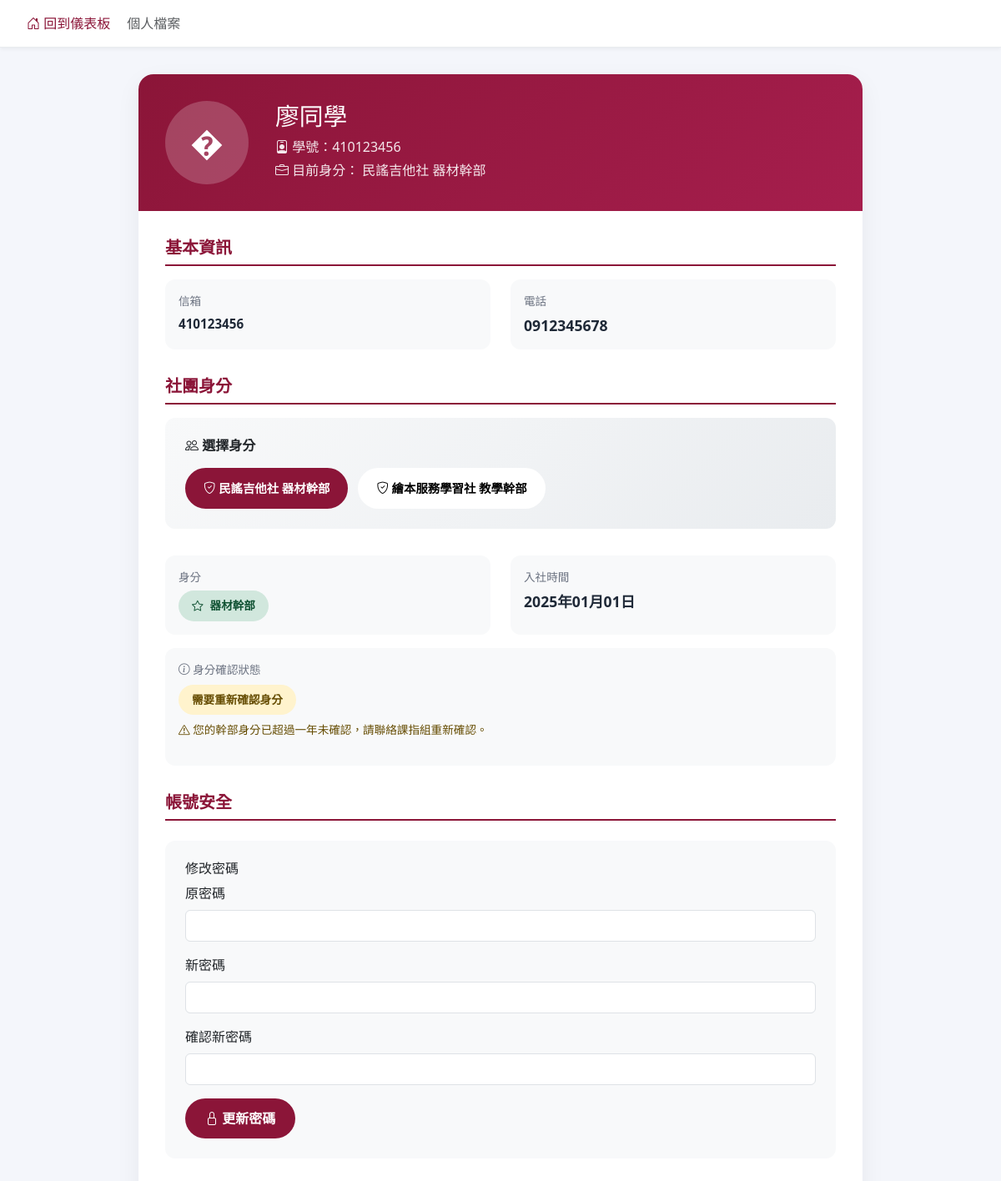
The page /student/profile.php (signed in) on the database its author committed.
### tables this page shows
CREATE TABLE `clubs` (
  `club_id` varchar(10) NOT NULL,
  `club_name` varchar(100) NOT NULL
);

CREATE TABLE `club_members` (
  `membership_id` int(11) NOT NULL,
  `user_id` int(11) NOT NULL,
  `club_id` varchar(10) NOT NULL,
  `is_officer` tinyint(1) DEFAULT '0',
  `officer_title` varchar(50) DEFAULT NULL,
  `join_date` date DEFAULT NULL,
  `officer_confirmation_date` date DEFAULT NULL
);

CREATE TABLE `users` (
  `user_id` int(11) NOT NULL,
  `name` varchar(50) NOT NULL,
  `student_id` int(10) NOT NULL,
  `email` varchar(100) DEFAULT NULL,
  `phone` varchar(20) DEFAULT NULL,
  `password` varchar(255) NOT NULL,
  `role` enum('student','admin') DEFAULT 'student',
  `created_at` timestamp NULL DEFAULT CURRENT_TIMESTAMP,
  `username` varchar(100) DEFAULT NULL
);

### student/profile.php (the view, shortened to what this page needs)
<?php
require_once(__DIR__ . "/../DB/db_config.php");
$student_name = $_SESSION['student_name'] ?? '學生';
$student_id = $_SESSION['student_id'];
$sql = "SELECT * FROM users WHERE email = ?";
$stmt = $conn->prepare($sql);
$stmt->bind_param("s", $student_id);
$stmt->execute();
$result = $stmt->get_result();
$user = $result->fetch_assoc();
$user_id = $user['user_id'];
$user_clubs = array();
$sql = "SELECT cm.*, c.club_name
        FROM club_members cm
        JOIN clubs c ON cm.club_id = c.club_id
        WHERE cm.user_id = ?";
$stmt = $conn->prepare($sql);
$stmt->bind_param("i", $user_id);
$stmt->execute();
$result = $stmt->get_result();
while ($row = $result->fetch_assoc()) {
    $user_clubs[] = $row;
}
if (isset($_SESSION['current_club_id'])) {
    $current_club_id = $_SESSION['current_club_id'];
} elseif (!empty($user_clubs)) {
    $current_club_id = $user_clubs[0]['club_id'];
}
$officer_status = null;
foreach ($user_clubs as $club) {
    if ($club['club_id'] == $current_club_id) {
        $officer_status = $club;
        break;
    }
}
?>
<!DOCTYPE html>
<html lang="zh-TW">
<head>
    <link href="https://cdn.jsdelivr.net/npm/bootstrap@5.3.0/dist/css/bootstrap.min.css" rel="stylesheet">
    <link href="https://cdn.jsdelivr.net/npm/bootstrap-icons@1.10.5/font/bootstrap-icons.css" rel="stylesheet">
</head>
<body>
    <nav class="navbar-custom">
        <a href="dashboard.php"><i class="bi bi-house-door"></i> 回到儀表板</a>
        <span class="text-muted">個人檔案</span>
    </nav>
    <div class="profile-container">
        <div class="profile-card">
            <div class="profile-header">
                <div class="avatar-large">
                    <?php echo htmlspecialchars(substr($student_name, 0, 1)); ?>
                </div>
                <div class="profile-info">
                    <h2><?php echo htmlspecialchars($student_name); ?></h2>
                    <p><i class="bi bi-person-badge"></i> 學號：<?php echo htmlspecialchars($student_id); ?></p>
                    <p>
                        <i class="bi bi-briefcase"></i> 目前身分：
                        <?php
                        if ($officer_status && $current_club_id) {
                            echo htmlspecialchars($officer_status['club_name'] ?? '');
                            echo htmlspecialchars($officer_status['is_officer'] ? ($officer_status['officer_title'] ?: '幹部') : '一般成員');
                        } else {
                            echo "尚未選擇社團";
                        }
                        ?>
                    </p>
                </div>
            </div>
            <div class="profile-body">
                <div class="info-section">
                    <h5>基本資訊</h5>
                    <div class="info-row">
                        <div class="info-item">
                            <div class="info-label">信箱</div>
                            <div class="info-value" style="font-size: 0.95rem;"><?php echo htmlspecialchars($user['email'] ?? '未填寫'); ?></div>
                        </div>
                        <div class="info-item">
                            <div class="info-label">電話</div>
                            <div class="info-value"><?php echo htmlspecialchars($user['phone'] ?? '未填寫'); ?></div>
                        </div>
                    </div>
                </div>
                <?php if (!empty($user_clubs)): ?>
                <div class="info-section">
                    <h5>社團身分</h5>
                    <div class="club-switcher">
                        <h6><i class="bi bi-people"></i> 選擇身分</h6>
                        <div class="club-buttons">
                            <?php foreach ($user_clubs as $club): ?>
                                <form method="POST" style="display: inline;">
                                    <button type="submit" class="club-btn <?php echo ($current_club_id == $club['club_id']) ? 'active' : ''; ?>">
                                        <i class="bi bi-shield-check"></i>
                                        <?php
                                        echo htmlspecialchars($club['club_name']);
                                        echo htmlspecialchars($club['is_officer'] ? ($club['officer_title'] ?: '幹部') : '一般成員');
                                        ?>
                                    </button>
                                </form>
                            <?php endforeach; ?>
                        </div>
                    </div>
                    <?php if ($officer_status && $current_club_id): ?>
                        <?php
                        $today = time();
                        $needs_reconfirm = false;
                        if ($officer_status['officer_confirmation_date']) {
                            $confirm_date = strtotime($officer_status['officer_confirmation_date']);
                            $days_since_confirm = floor(($today - $confirm_date) / (60 * 60 * 24));
                            $needs_reconfirm = ($days_since_confirm >= 365);
                        }
                        ?>
                        <div class="info-row">
                            <div class="info-item">
                                <div class="info-label">身分</div>
                                <div class="info-value">
                                    <?php if ($officer_status['is_officer']): ?>
                                        <span class="officer-badge">
                                            <i class="bi bi-star"></i>
                                            <?php echo htmlspecialchars($officer_status['officer_title'] ?: '社團幹部'); ?>
                                        </span>
                                    <?php endif; ?>
                                </div>
                            </div>
                            <div class="info-item">
                                <div class="info-label">入社時間</div>
                                <div class="info-value"><?php echo date('Y年m月d日', strtotime($officer_status['join_date'])); ?></div>
                            </div>
                        </div>
                        <?php if ($officer_status['is_officer']): ?>
                            <div class="info-item">
                                <div class="info-label">
                                    <i class="bi bi-info-circle"></i>
                                    身分確認狀態
                                </div>
                                <div style="margin-top: 0.5rem;">
                                    <?php if ($needs_reconfirm): ?>
                                        <span class="officer-badge pending">
                                            需要重新確認身分
                                        </span>
                                        <p style="font-size: 0.85rem; color: #664d03; margin-top: 0.5rem;">
                                            <i class="bi bi-exclamation-triangle"></i>
                                            您的幹部身分已超過一年未確認，請聯絡課指組重新確認。
                                        </p>
                                    <?php endif; ?>
                                </div>
                            </div>
                        <?php endif; ?>
                    <?php endif; ?>
                </div>
                <?php endif; ?>
                <div class="info-section">
                    <h5>帳號安全</h5>
                    <div class="form-section">
                        <h6>修改密碼</h6>
                        <form method="POST">
                            <div class="mb-3">
                                <label class="form-label">原密碼</label>
                                <input type="password" name="old_password" class="form-control" required>
                            </div>
                            <div class="mb-3">
                                <label class="form-label">新密碼</label>
                                <input type="password" name="new_password" class="form-control" required>
                            </div>
                            <div class="mb-3">
                                <label class="form-label">確認新密碼</label>
                                <input type="password" name="confirm_password" class="form-control" required>
                            </div>
                            <button type="submit" class="btn btn-custom btn-primary-custom">
                                <i class="bi bi-lock"></i> 更新密碼
                            </button>
                        </form>
                    </div>
                </div>
            </div>
        </div>
    </div>
</body>
</html>

### student/profile.php (style rules this page uses)
:root { --primary: #8B1538; --sidebar: #4c0f2a; }
body { background: #f4f6fb; margin: 0; padding: 0; }
.navbar-custom { background: white; border-bottom: 1px solid #e9ecef; padding: 1rem 2rem; box-shadow: 0 2px 4px rgba(0,0,0,0.05); }
.navbar-custom a { color: var(--primary); text-decoration: none; margin-right: 1rem; }
.profile-container { max-width: 900px; margin: 2rem auto; padding: 0 1rem; }
.profile-card { background: white; border-radius: 18px; box-shadow: 0 10px 30px rgba(15,23,42,0.06); overflow: hidden; margin-bottom: 2rem; }
.profile-header { background: linear-gradient(135deg, var(--primary), #a61e4d); color: white; padding: 2rem; display: flex; align-items: center; gap: 2rem; }
.avatar-large { width: 100px; height: 100px; border-radius: 50%; background: rgba(255,255,255,0.2); display: flex; align-items: center; justify-content: center; font-size: 2.5rem; font-weight: 700; }
.profile-info h2 { margin: 0 0 0.5rem; font-size: 1.8rem; }
.profile-info p { margin: 0.25rem 0; opacity: 0.9; }
.profile-body { padding: 2rem; }
.info-section { margin-bottom: 2rem; }
.info-section h5 { font-weight: 700; color: var(--primary); margin-bottom: 1rem; padding-bottom: 0.5rem; border-bottom: 2px solid var(--primary); }
.info-row { display: grid; grid-template-columns: 1fr 1fr; gap: 1.5rem; margin-bottom: 1rem; }
.info-item { background: #f8f9fa; padding: 1rem; border-radius: 12px; }
.info-label { font-size: 0.85rem; color: #6b7280; margin-bottom: 0.35rem; }
.info-value { font-size: 1.1rem; font-weight: 600; color: #1f2937; }
.club-switcher { background: linear-gradient(135deg, #f8f9fa, #e9ecef); padding: 1.5rem; border-radius: 12px; margin-bottom: 2rem; }
.club-switcher h6 { margin-bottom: 1rem; font-weight: 700; }
.club-buttons { display: flex; gap: 0.75rem; flex-wrap: wrap; }
.club-btn { padding: 0.75rem 1.25rem; border: 2px solid transparent; border-radius: 999px; background: white; cursor: pointer; transition: all 0.3s ease; font-weight: 600; font-size: 0.9rem; }
.club-btn.active { background: var(--primary); color: white; border-color: var(--primary); }
.officer-badge { display: inline-flex; align-items: center; gap: 0.5rem; background: #d1e7dd; color: #0f5132; padding: 0.5rem 1rem; border-radius: 999px; font-size: 0.85rem; font-weight: 600; }
.officer-badge.pending { background: #fff3cd; color: #664d03; }
.form-section { background: #f8f9fa; padding: 1.5rem; border-radius: 12px; margin-top: 1.5rem; }
.btn-custom { padding: 0.75rem 1.5rem; border-radius: 999px; font-weight: 600; border: none; transition: all 0.3s ease; }
.btn-primary-custom { background: var(--primary); color: white; }

### rows shown on the page
clubs: club_name "民謠吉他社"
club_members: officer_title "器材幹部", club.club_name "民謠吉他社", join_date "2025年01月01日"
users: email "410123456", phone "0912345678"
club_members: club.club_name "繪本服務學習社", officer_title "教學幹部"

### other values the page prints
substr($student_name, 0, 1) "�"
$student_name "廖同學"
$student_id "410123456"
